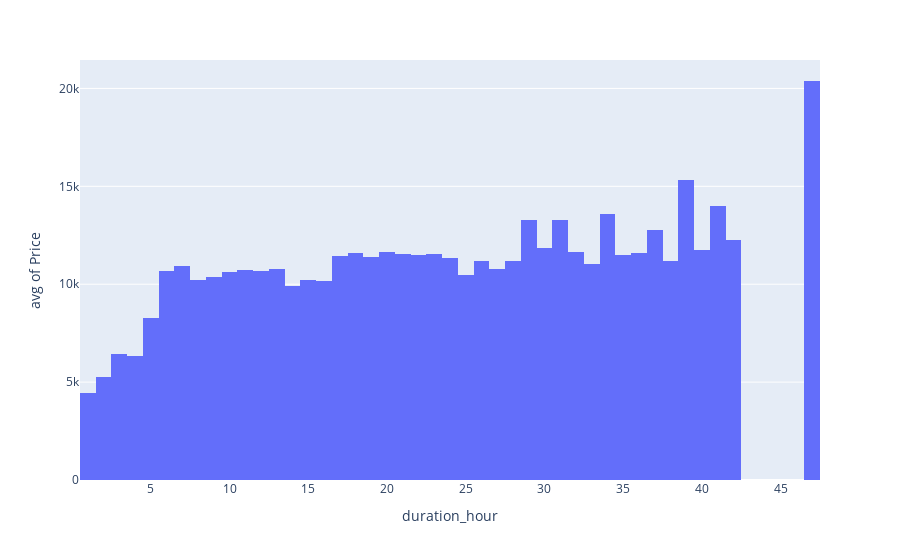

This figure's notebook cell:
### Code cell
px.histogram(df, x="duration_hour", y="Price", histfunc='avg')

### Figure 1 — Plotly figure (JSON) as saved in the notebook; plotly's stock layout.template omitted (floating-point values rounded to 4 significant figures; data arrays with more than 128 entries replaced by an {"elided": "..."} marker saying what was removed)
{"data": [{"alignmentgroup": "True", "bingroup": "x", "histfunc": "avg", "hovertemplate": "duration_hour=%{x}<br>avg of Price=%{y}<extra></extra>", "legendgroup": "", "marker": {"color": "#636efa", "pattern": {"shape": ""}}, "name": "", "offsetgroup": "", "orientation": "v", "showlegend": false, "type": "histogram", "x": {"elided": "13351 int values"}, "xaxis": "x", "y": {"elided": "13351 int values"}, "yaxis": "y"}], "layout": {"barmode": "relative", "legend": {"tracegroupgap": 0}, "margin": {"t": 60}, "xaxis": {"anchor": "y", "domain": [0, 1], "title": {"text": "duration_hour"}}, "yaxis": {"anchor": "x", "domain": [0, 1], "title": {"text": "avg of Price"}}}}
